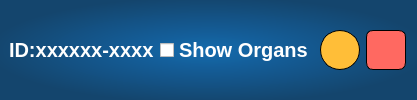
     <widget class="QFrame" name="frame">
      <property name="styleSheet">
       <string notr="true">QFrame{
	background-color: qradialgradient(spread:reflect, cx:0.5, cy:0.5, radius:0.7, fx:0.499, fy:0.505682, stop:0 rgba(20, 106, 173, 253), stop:0.756757 rgba(20, 69, 109, 255));
	color: #ffffff;
}</string>
      </property>
      <layout class="QHBoxLayout" name="horizontalLayoutID">
       <property name="leftMargin">
        <number>9</number>
       </property>
       <item>
        <widget class="QLabel" name="label_Id">
         <property name="styleSheet">
          <string notr="true">QLabel{
	font-size: 20px;
	font-weight: bold;
	background-color: rgba(0,0,0,0%)
}</string>
         </property>
         <property name="text">
          <string>ID:xxxxxx-xxxx</string>
         </property>
        </widget>
       </item>
       <item>
        <widget class="QCheckBox" name="cbShowOrgans">
         <property name="styleSheet">
          <string notr="true">QCheckBox{
	font-size: 20px;
	font-weight: bold;
	color: #ffffff;
}</string>
         </property>
         <property name="text">
          <string>Show Organs</string>
         </property>
        </widget>
       </item>
       <item>
        <widget class="QPushButton" name="btnInfo">
         <property name="minimumSize">
          <size>
           <width>40</width>
           <height>40</height>
          </size>
         </property>
         <property name="maximumSize">
          <size>
           <width>40</width>
           <height>40</height>
          </size>
         </property>
         <property name="styleSheet">
          <string notr="true">QPushButton{
	background-color: rgba(255,190,56,100%); 
	color: #ffffff;
	font-size: 20px;
	border-radius: 20px;
	border-width: 1.4px;
	border-color: #000000;
	border-style: solid;
}
QPushButton:pressed{
	background-color: rgba(255,105,97,100%);
}</string>
         </property>
         <property name="text">
          <string/>
         </property>
        </widget>
       </item>
       <item>
        <widget class="QPushButton" name="btnExit">
         <property name="sizePolicy">
          <sizepolicy hsizetype="Fixed" vsizetype="Fixed">
           <horstretch>0</horstretch>
           <verstretch>0</verstretch>
          </sizepolicy>
         </property>
         <property name="minimumSize">
          <size>
           <width>40</width>
           <height>40</height>
          </size>
         </property>
         <property name="maximumSize">
          <size>
           <width>40</width>
           <height>40</height>
          </size>
         </property>
         <property name="styleSheet">
          <string notr="true">QPushButton{
	background-color: rgba(255,105,97,100%);
	color: #ffffff;
	font-size: 20px;
	border-width: 1.4px;
	border-color: #000000;
	border-style: solid;
	border-radius: 7px;
}
QPushButton:pressed{
	background-color: rgba(255,190,56,100%);
}</string>
         </property>
         <property name="text">
          <string/>
         </property>
        </widget>
       </item>
      </layout>
     </widget>
